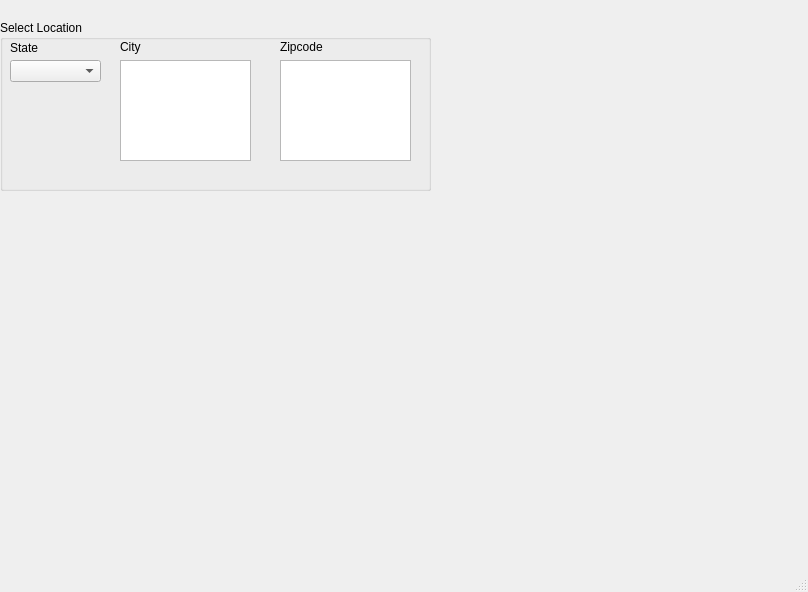
<?xml version="1.0" encoding="UTF-8"?>
<ui version="4.0">
 <class>MainWindow</class>
 <widget class="QMainWindow" name="MainWindow">
  <property name="geometry">
   <rect>
    <x>0</x>
    <y>0</y>
    <width>808</width>
    <height>592</height>
   </rect>
  </property>
  <property name="windowTitle">
   <string>MainWindow</string>
  </property>
  <widget class="QWidget" name="centralwidget">
   <widget class="QGroupBox" name="locationBox">
    <property name="geometry">
     <rect>
      <x>0</x>
      <y>20</y>
      <width>431</width>
      <height>171</height>
     </rect>
    </property>
    <property name="title">
     <string>Select Location</string>
    </property>
    <widget class="QComboBox" name="stateBox">
     <property name="geometry">
      <rect>
       <x>10</x>
       <y>40</y>
       <width>91</width>
       <height>22</height>
      </rect>
     </property>
    </widget>
    <widget class="QLabel" name="label">
     <property name="geometry">
      <rect>
       <x>10</x>
       <y>20</y>
       <width>81</width>
       <height>16</height>
      </rect>
     </property>
     <property name="text">
      <string>State</string>
     </property>
    </widget>
    <widget class="QListWidget" name="cityBox">
     <property name="geometry">
      <rect>
       <x>120</x>
       <y>40</y>
       <width>131</width>
       <height>101</height>
      </rect>
     </property>
    </widget>
    <widget class="QListWidget" name="zipcodeBox">
     <property name="geometry">
      <rect>
       <x>280</x>
       <y>40</y>
       <width>131</width>
       <height>101</height>
      </rect>
     </property>
    </widget>
    <widget class="QLabel" name="label_2">
     <property name="geometry">
      <rect>
       <x>120</x>
       <y>20</y>
       <width>47</width>
       <height>14</height>
      </rect>
     </property>
     <property name="text">
      <string>City</string>
     </property>
    </widget>
    <widget class="QLabel" name="label_3">
     <property name="geometry">
      <rect>
       <x>280</x>
       <y>20</y>
       <width>47</width>
       <height>14</height>
      </rect>
     </property>
     <property name="text">
      <string>Zipcode</string>
     </property>
    </widget>
   </widget>
  </widget>
  <widget class="QMenuBar" name="menubar">
   <property name="geometry">
    <rect>
     <x>0</x>
     <y>0</y>
     <width>808</width>
     <height>22</height>
    </rect>
   </property>
  </widget>
  <widget class="QStatusBar" name="statusbar"/>
 </widget>
 <resources/>
 <connections/>
</ui>
